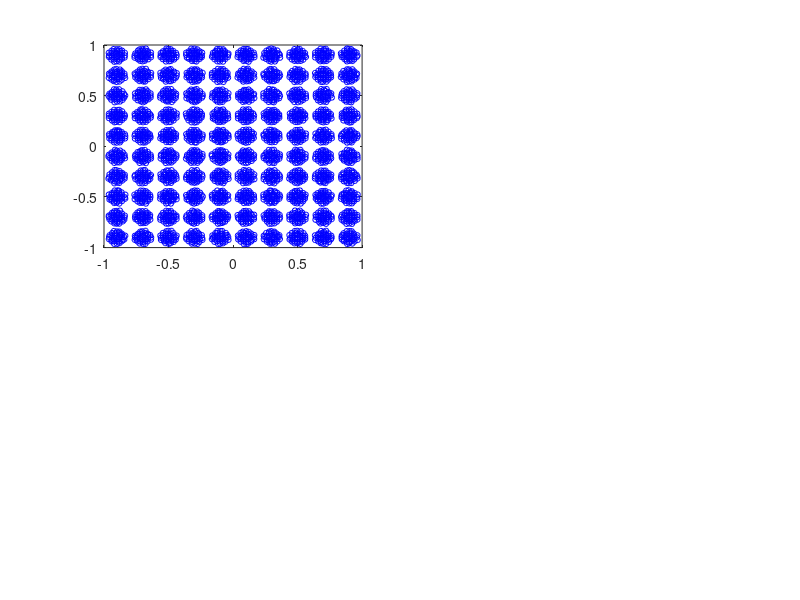

Reproduce this figure in MATLAB. (Note: this script raises an error after producing the figure.)
clc;
clear;
rng(100);
centroid_data = load('data/clusterCentroids.mat');
centroid_data = cell2mat(struct2cell(centroid_data));
data = load('data/checkerboard.mat');
data = cell2mat(struct2cell(data));

epochs = [20, 100, 200, 500 ];
K = 100;
subplot_splits = length(epochs)/2;
figure
for i=1:length(epochs)
    subplot(2,subplot_splits,i);
    epoch = epochs(i);
    prototypes = kmeans(data,K,epoch,3,centroid_data);
    plot(data(:,1), data(:,2), 'bo', 'markersize',4)
    hold on;
    plot(prototypes(:,1), prototypes(:,2),'r+', 'markersize',8, 'linewidth',2);
    voronoi(prototypes(:,1), prototypes(:,2));
    title("Epoch = "+ epoch)
end

